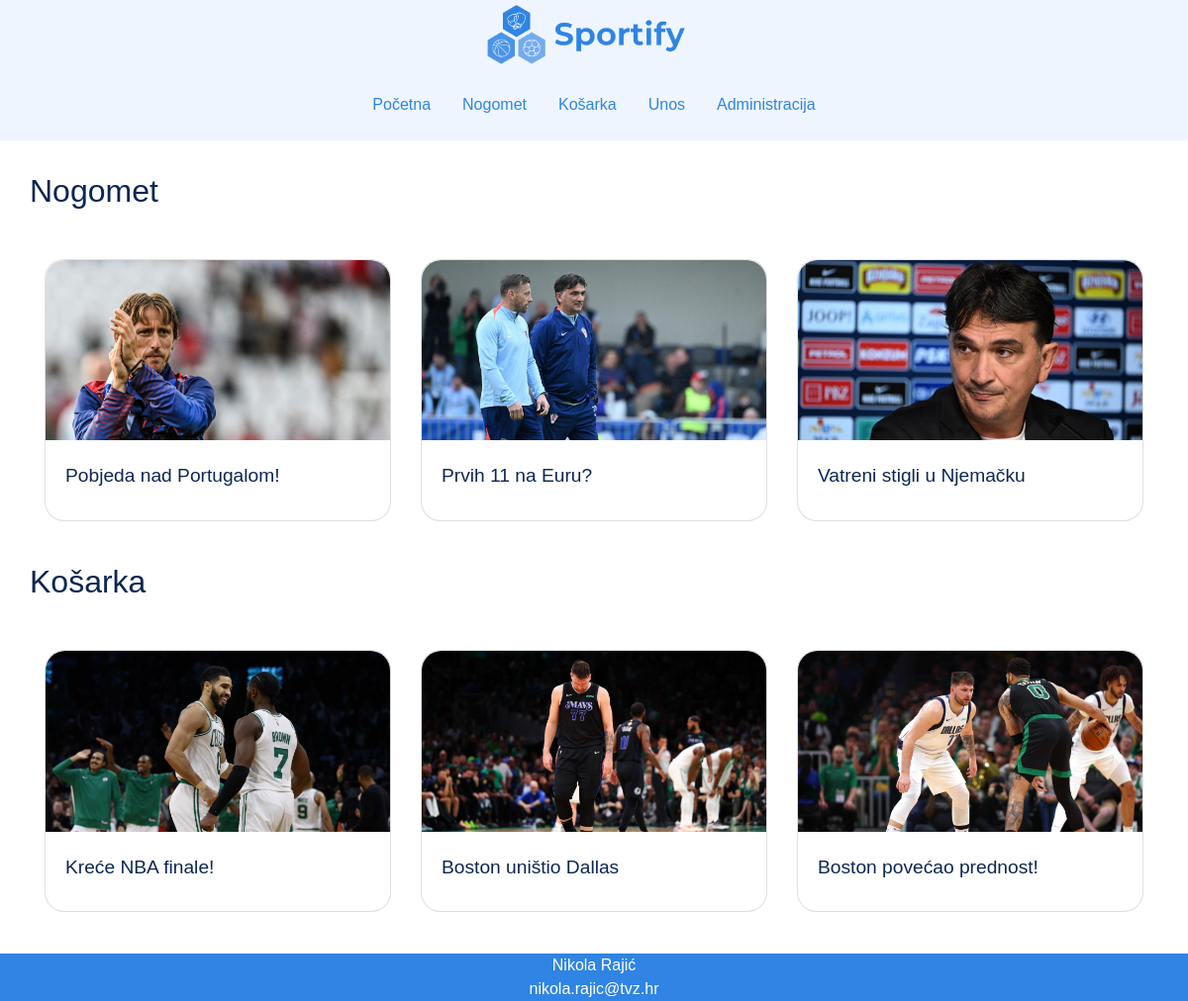
The page / on the database its author committed.
### tables this page shows
CREATE TABLE `vijesti` (
  `id` int(255) NOT NULL,
  `naslov` varchar(32) NOT NULL,
  `datum` text NOT NULL,
  `sazetak` text NOT NULL,
  `tekst` text NOT NULL,
  `slika` varchar(64) NOT NULL,
  `kategorija` varchar(50) NOT NULL,
  `arhiva` tinyint(1) NOT NULL
);

### index.php (the view, shortened to what this page needs)
<!DOCTYPE html>
<html lang="en">
  <head>
    <link
      rel="stylesheet"
      href="https://cdn.jsdelivr.net/npm/bootstrap@4.4.1/dist/css/bootstrap.min.css"
    />
    <link rel="stylesheet" href="style.css" />
  </head>
  <body>
    <header>
      <div class="container-fluid">
        <div class="row justify-content-center align-items-center">
          <div class="col-12 text-center">
            <a class="navbar-brand" href="index.php">
              <img
                class=""
                src="../projekt/images/Sportify_logo.png"
                alt="Logo"
              />
            </a>
          </div>
          <div class="col">
            <nav class="navbar navbar-expand-md">
              <div class="container-fluid">
                <div
                  class="collapse navbar-collapse justify-content-center"
                  id="navbarNav"
                >
                  <ul class="navbar-nav">
                    <li class="nav-item">
                      <a class="nav-link p-3" href="index.php"
                        >Početna</a
                      >
                    </li>
                    <li class="nav-item">
                      <a class="nav-link p-3" href="kategorija.php?kategorija=nogomet">Nogomet</a>
                    </li>
                    <li class="nav-item">
                      <a class="nav-link p-3" href="kategorija.php?kategorija=košarka">Košarka</a>
                    </li>
                    <li class="nav-item">
                      <a class="nav-link p-3" href="unos.php">Unos</a>
                    </li>
                    <li class="nav-item">
                      <a class="nav-link p-3" href="administracija.php">Administracija</a>
                    </li>
                  </ul>
                </div>
              </div>
            </nav>
          </div>
        </div>
      </div>
    </header>
    <?php
      include 'connect.php';
    ?>
    <section class="nogomet container">
      <div class="row">
        <h2 class="col-12">Nogomet</h2>
        <?php
        $query = "SELECT * FROM vijesti WHERE arhiva=0 AND kategorija='nogomet' LIMIT 3";
        $result = mysqli_query($dbc,$query);
        while($row = mysqli_fetch_array($result)) {
          echo '<article class="col-sm-12 col-lg-4">';
          echo '<div class="card">';
          echo '<img class="card-img-top" src="' . UPLPATH . $row['slika'] . '">';
          echo '<div class="card-body">';
          echo '<h4 class="card-title">';
          echo '<a href="clanak.php?id='.$row['id'].'">';
          echo $row['naslov'];
          echo '</a>';
          echo '</h4>';
          echo '</div>';
          echo '</div>';
          echo '</article>';
        }
        ?>
      </div>
    </section>
    <section class="košarka container">
      <div class="row">
        <h2 class="col-12">Košarka</h2>
        <?php
        $query = "SELECT * FROM vijesti WHERE arhiva=0 AND kategorija='košarka' LIMIT 3";
        $result = mysqli_query($dbc,$query);
        while($row = mysqli_fetch_array($result)) {
          echo '<article class="col-4">';
          echo '<div class="card">';
          echo '<img class="card-img-top" src="' . UPLPATH . $row['slika'] . '">';
          echo '<div class="card-body">';
          echo '<h4 class="card-title">';
          echo '<a href="clanak.php?id='.$row['id'].'">';
          echo $row['naslov'];
          echo '</a>';
          echo '</h4>';
          echo '</div>';
          echo '</div>';
          echo '</article>';
        }
        ?>
      </div>
    </section>
    <footer class="container-fluid">
      <div class="row justify-content-center align-items-center">
        <p class="col-12">Nikola Rajić</p>
        <p class="col-12">nikola.rajic@tvz.hr</p>
      </div>
    </footer>
  </body>
</html>

### style.css (style rules this page uses)
body { font-family: Verdana, Geneva, Tahoma, sans-serif; color: #0c2653; min-height: 100vh; display: flex; flex-direction: column; }
.nav-item { width: fit-content; }
.nav-link { color: #2f84e4; font-weight: 500; }
header { background-color: #eef5ff; }
.navbar-brand img { width: 200px; }
footer { margin-top: auto; width: 100%; text-align: center; }
footer p { margin-bottom: 0px; padding: 0px; color: white; background-color: #2f84e4; }
.nogomet h2, .košarka h2, .vijesti h2 { padding: 2rem 0em; }
.košarka, .vijesti { padding-bottom: 2rem; }
.card { transition: box-shadow 0.3s ease; border-radius: 20px; margin: 10px auto; max-width: 400px; }
.card-img-top { width: 100%; object-fit: contain; object-position: center; border-top-left-radius: 20px; border-top-right-radius: 20px; padding: 0px; }
.card-title a { color: #0c2653 !important; font-size: 0.8em; }

### rows shown on the page
vijesti: slika (picture), naslov "Pobjeda nad Portugalom!"
vijesti: slika (picture), naslov "Prvih 11 na Euru?"
vijesti: slika (picture), naslov "Vatreni stigli u Njemačku"
vijesti: slika (picture), naslov "Kreće NBA finale!"
vijesti: slika (picture), naslov "Boston uništio Dallas"
vijesti: slika (picture), naslov "Boston povećao prednost!"
